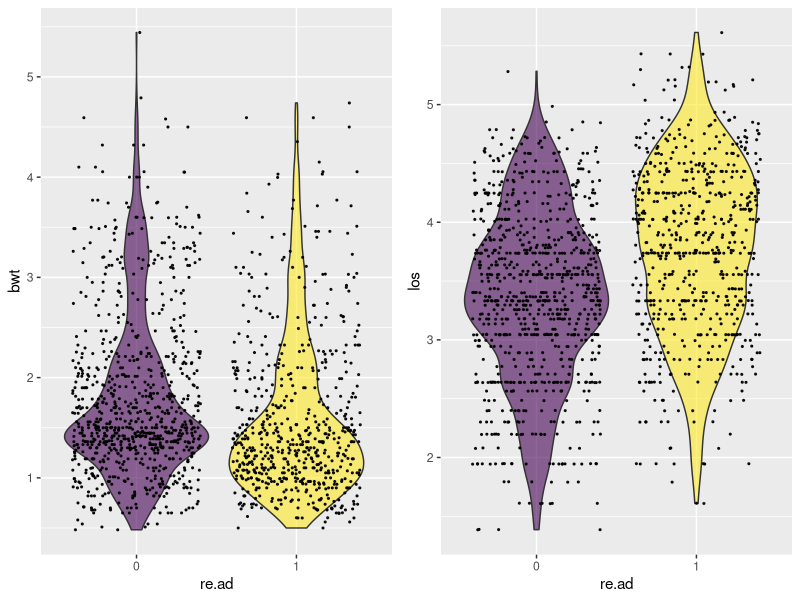
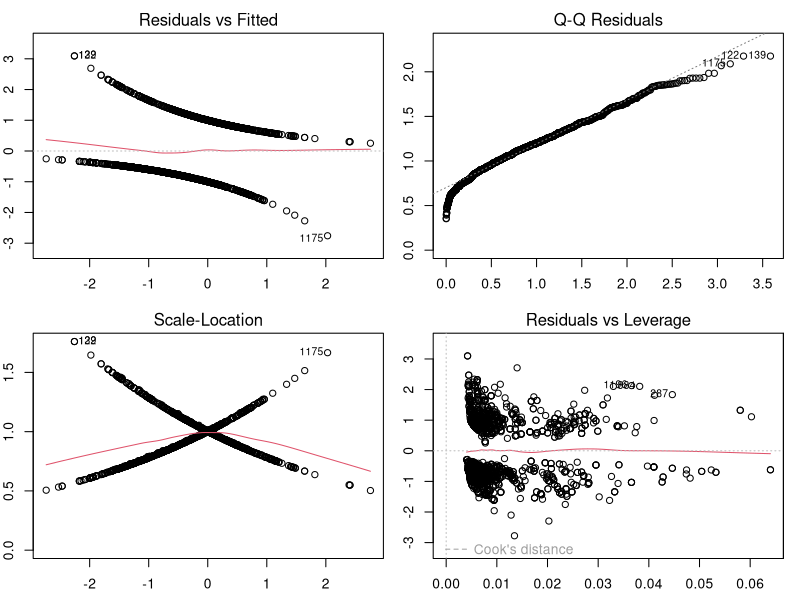

Generate these figures, in order, with R:
## ---- chunk 1
library(tidyverse)
library(viridis)
library(car)
library(ggpubr)
library(MASS)
## ---- chunk 2
neomod <- read.table("../Data/neomod_isam12.dat", header = TRUE)

neomod$cns    = factor(neomod$cns)
neomod$size   = factor(neomod$size)
neomod$gest   = factor(neomod$gest)
neomod$emp.f  = factor(neomod$emp.f)
neomod$emp.m  = factor(neomod$emp.m)
neomod$edu    = factor(neomod$edu)
neomod$re.ad  = factor(neomod$re.ad)
neomod$sex    = factor(neomod$sex)
neomod$accom  = factor(neomod$accom)
## ---- chunk 3
p.bwt <- neomod %>%
  ggplot(aes(x = re.ad, y = bwt, fill = re.ad)) +
    geom_violin() +
    scale_fill_viridis(discrete = TRUE, alpha = 0.6) +
    geom_jitter(color = "black", size = 0.4, alpha = 0.9) +
    theme(
      legend.position = "none",
      plot.title = element_text(size = 11)
    )
p.los <- neomod %>%
  ggplot(aes(x = re.ad, y = los, fill = re.ad)) +
    geom_violin() +
    scale_fill_viridis(discrete = TRUE, alpha=0.6) +
    geom_jitter(color="black", size=0.4, alpha=0.9) +
    theme(
      legend.position = "none",
      plot.title = element_text(size = 11)
    )
ggarrange(p.bwt, p.los, ncol = 2, nrow = 1)
## ---- chunk 4
mod.nolos.full <- glm(re.ad ~ . -los + cns:size + cns:gest + cns:bwt + cns:emp.f + 
                        cns:emp.m + cns:edu + cns:sex + size:gest + size:bwt + 
                        size:emp.f + size:emp.m + size:edu + size:sex + gest:bwt + 
                        gest:emp.f + gest:emp.m + gest:edu + gest:sex + bwt:emp.f + 
                        bwt:emp.m + bwt:edu + bwt:sex + emp.f:emp.m + emp.f:edu + 
                        emp.f:sex + emp.m:edu + emp.m:sex + edu:sex,
                        data = neomod,
                        family = binomial)

summary.glm(mod.nolos.full)
## ---- chunk 5
mod.los.full <- glm(re.ad ~ . + cns:size + cns:gest + cns:bwt + cns:emp.f + cns:emp.m + 
                      cns:edu + cns:sex + size:gest + size:bwt + size:emp.f + size:emp.m + 
                      size:edu + size:sex + gest:bwt + gest:emp.f + gest:emp.m + gest:edu + 
                      gest:sex + bwt:emp.f + bwt:emp.m + bwt:edu + bwt:sex + emp.f:emp.m + 
                      emp.f:edu + emp.f:sex + emp.m:edu + emp.m:sex + edu:sex,
                      data = neomod,
                      family = binomial)

summary.glm(mod.los.full)
## ---- chunk 6
f = anova(mod.los.full, mod.nolos.full, test = "Chisq")

f
## ---- chunk 7
mod.binomial <- glm(re.ad ~ . + cns:emp.f + size:emp.f + size:emp.m + gest:edu + bwt:edu + emp.m:edu,
                data = neomod,
                family = binomial)

deviance(mod.binomial) / df.residual(mod.binomial)
## ---- chunk 8
mod.quasibinomial <- glm(re.ad ~ . + cns:emp.f + size:emp.f + size:emp.m + gest:edu + bwt:edu + emp.m:edu,
                data = neomod,
                family = quasibinomial)

pchisq(summary(mod.binomial)$dispersion * mod.quasibinomial$df.residual, mod.quasibinomial$df.residual, lower = FALSE)
## ---- chunk 9
mod.step <- stepAIC(mod.binomial, direction = "both", trace = FALSE)
mod.step
## ---- chunk 10
anova(mod.step, mod.binomial, test = "Chisq")
## ---- chunk 11
summary.glm(mod.step)
## ---- chunk 12
par(mfrow = c(2,2), mar = c(2.5,2,2,1))
plot(mod.step)
